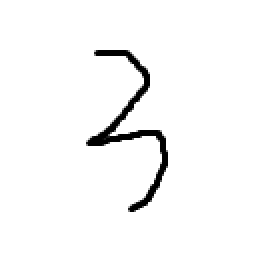
#> input picture 3.png, 131 x 128 px (shown 2 times larger)
$ jupyter execute --allow-errors 'softmax实现MINIST手写识别.ipynb'   (older library calls are emulated)
#> lines starting #> are read from the running program, lines starting #| are printed output that depends on the picture
# softmax实现MINIST手写识别

[cell 1]
import numpy as np
import matplotlib.pyplot as plt
np.random.seed(0)

[cell 2]
import tensorflow as tf
from tensorflow import keras
from tensorflow.keras import datasets
print(tf.__version__)

#> (a cell that did not finish here is left out)

#> (a cell that did not finish here is left out)

[cell 5]
W = np.random.rand(10, 784)
W.shape

[cell 6]
bias = np.random.rand(1, 10)
bias.shape

[cell 7]
def softmax(z):
    if z.ndim == 1:
        return np.exp(z) / np.sum(np.exp(z))
    elif z.ndim == 2:
        exp = np.exp(z)
        sum_exp = np.sum(np.exp(z), axis = 1, keepdims = True)
        return exp / sum_exp

[cell 8]
def one_hot(temp):
    one_hot = np.zeros( (len(temp), len(np.unique(temp))) )
    one_hot[np.arange(len(temp)), temp.astype(np.int).T] = 1
    return one_hot

[cell 9]
def cross_entropy(y, y_hat):
    loss = -(1 / len(y)) * np.sum(y * np.log(y_hat))
    return loss

[cell 10]
def compute_y_hat(W, X, b):
    return np.dot(X, W.T) + bias

#> (a cell that did not finish here is left out)

#> (a cell that did not finish here is left out)

[cell 13]
All_loss = []

[cell 14]
lr = 0.1
All_loss = []
#> (the rest of this cell did not finish here and is left out)

[cell 15]
plt.plot(All_loss)
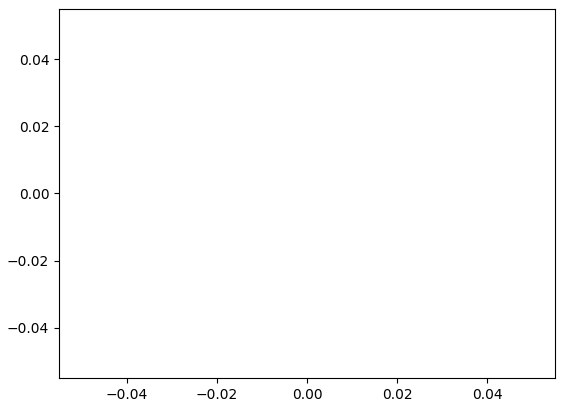
#> figure drawn by matplotlib, 1 panel

[cell 16]
def predict(x):
    y_hat = softmax(compute_y_hat(W, x, bias))
    return np.argmax(y_hat, axis = 1)[:, np.newaxis]

#> (a cell that did not finish here is left out)

#> (a cell that did not finish here is left out)

#> (a cell that did not finish here is left out)

#> (a cell that did not finish here is left out)

[cell 21]
from PIL import Image

图片 3.png

[cell 22]
img = Image.open(r'3.png').convert('L')
# resize的过程
if img.size[0] != 28 or img.size[1] != 28:
    img = img.resize((28, 28))
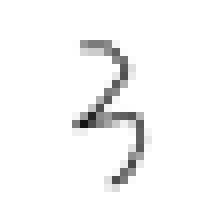
#> img: PIL image 28x28 L (shown 8 times larger); min 21, max 255, mean 246.8
# 暂存像素值的一维数组
arr = []
for i in range(28):
    for j in range(28):
        # mnist 里的颜色是0代表白色（背景），1.0代表黑色
        pixel = 1.0 - float(img.getpixel((j, i)))/255.0
        # pixel = 255.0 - float(img.getpixel((j, i))) # 如果是0-255的颜色值
        arr.append(pixel)
#> after the loop, arr = 784 values, max 0.918 at index 430, min 0 at index 0, mean 0.032

[cell 23]
print(predict(arr))
#> in softmax, `sum_exp = np.sum(np.exp(z), axis = 1, keepdims = True)`: sum_exp = [6576924.4]
#| [[6]]
